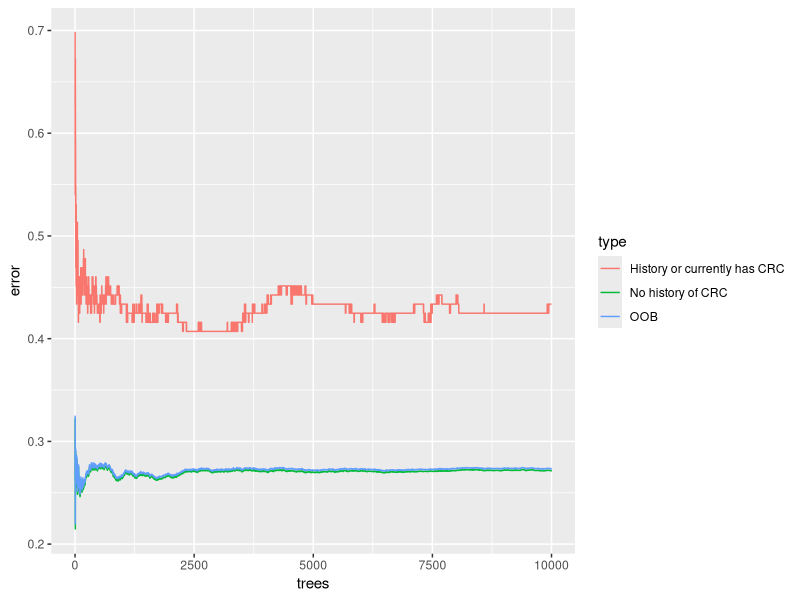
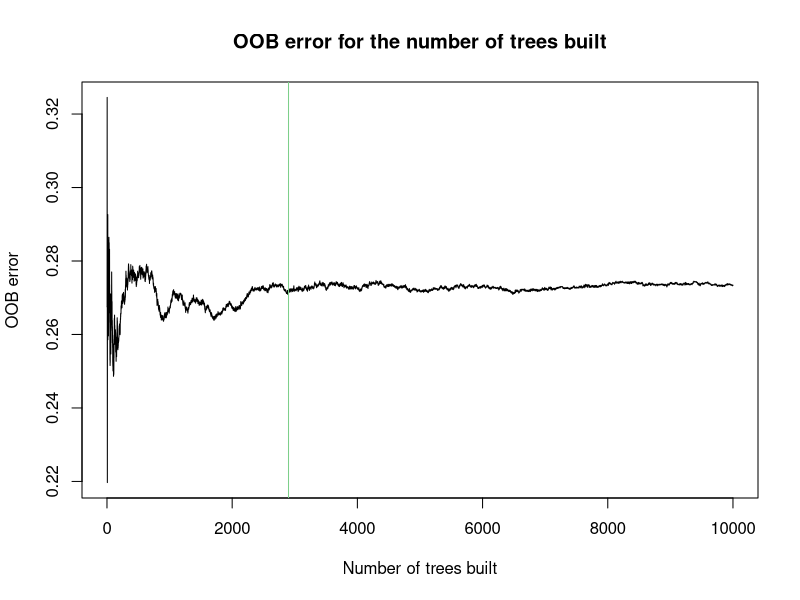
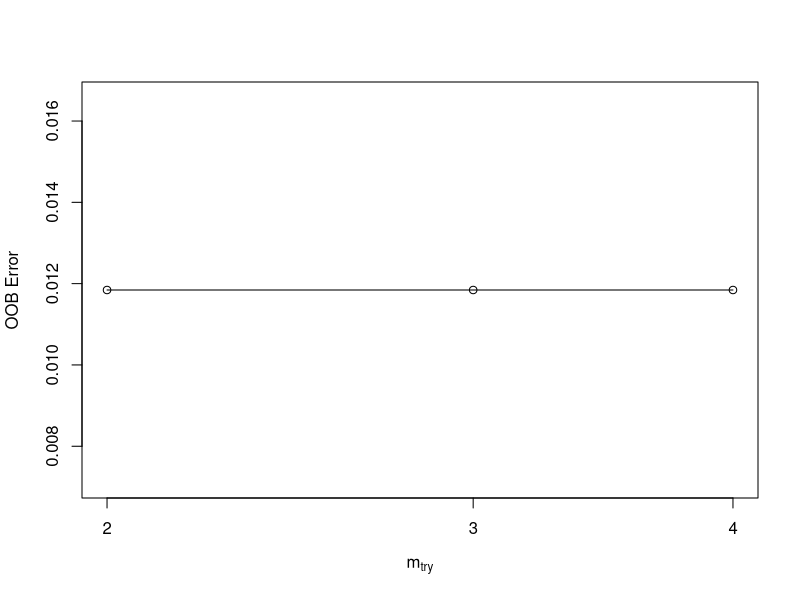
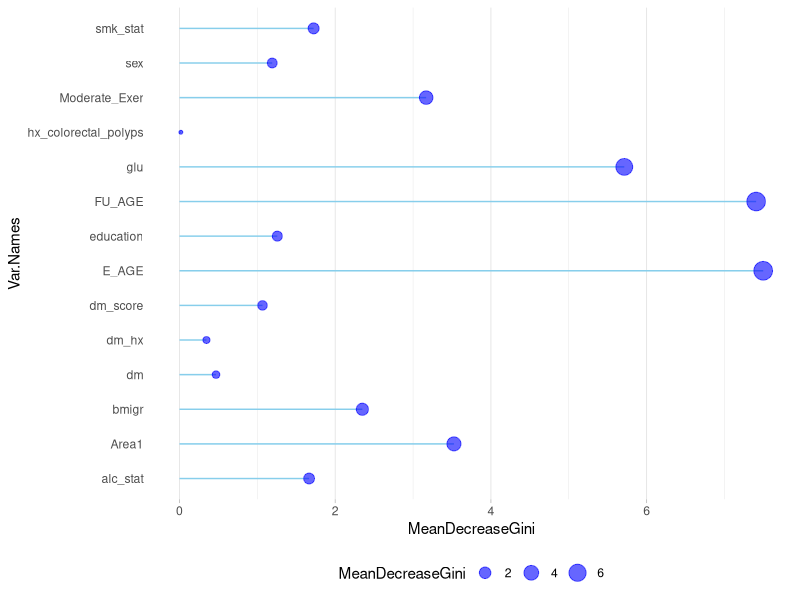

Recreate these plots in R, in order.
library(dplyr)
library(randomForest)
library(caret)
library(ggplot2)
library(tidyr)

### Setting up data ------------------------------------------------------------

data = read.csv("datasets/KMCC DM CRC.csv")

# set factor variables
var_ind = c(2,5,6,8,9,10,11,12,13,14,15,16)
for(i in 1:length(var_ind)){
  data[,var_ind[i]] = as.factor(data[,var_ind[i]])
}

new_data = data
miss_var_ind = c(11,12,14,15,16)
# if certain column values = 6 or 9, then replace the value with an NA
new_data[, miss_var_ind][new_data[,miss_var_ind] == 6 | new_data[,miss_var_ind] == 9] = NA

# remove observations with missing values
me_miss_ind = which(is.na(new_data$Moderate_Exer))
hx_miss_ind = which(is.na(new_data$hx_colorectal_polyps))
ed_miss_ind = which(is.na(new_data$education))
alc_miss_ind = which(is.na(new_data$alc_stat))
smk_miss_ind = which(is.na(new_data$smk_stat))
all_miss_ind = unique(c(me_miss_ind, hx_miss_ind, 
                        ed_miss_ind, alc_miss_ind, smk_miss_ind))
all_missing_data = new_data[all_miss_ind,]

# finalized dataset we are working with for modeling
remain_data = new_data[-all_miss_ind,]

### RANDOM FOREST MODELING with training data ----------------------------------

# 1. set seed
set.seed(692)

# 2. partition data for training and testing
train_index = createDataPartition(remain_data$CRC, p = .8, list = FALSE) %>% 
  as.vector(.)
train_data = (remain_data[train_index,])[,-1]
test_data = (remain_data[-train_index,])[,-1]

rf = randomForest(CRC ~ ., data = train_data, ntree = 10000, 
                  sampsize = c('0' = 40, '1' = 40))
print(rf)
#plot(rf)

# number of trees versus types of error plot
oob_data = data.frame(
  trees = rep(1:nrow(rf$err.rate), 3), 
  type = rep(c("OOB","No history of CRC","History or currently has CRC"), 
             each = nrow(rf$err.rate)),
  error = c(rf$err.rate[,"OOB"], rf$err.rate[,"0"], 
            rf$err.rate[,"1"]))
ggplot(data = oob_data, aes(x = trees, y= error)) + 
  geom_line(aes(color = type))
plot((oob_data %>% filter(type == "OOB"))$trees,
     (oob_data %>% filter(type == "OOB"))$error, type = "l", 
     xlab = "Number of trees built",
     ylab = "OOB error",
     main = "OOB error for the number of trees built")
abline(v = 2900,col = rgb(0.49, 0.81, 0.54))

oob2_data = oob_data %>% pivot_wider(names_from = type, values_from = error)

tuneRF(train_data[,-1], train_data$CRC, ntreeTry=2900,
       stepFactor=1.5,improve=0.01, trace=TRUE, plot=TRUE)

# visualizing variable importance
# Get variable importance from the initial model fit using training data
imp_data = as.data.frame(importance(rf))
imp_data$Var.Names = row.names(imp_data)

# the higher the mean decrease gini = the higher the variable importance
ggplot(imp_data, aes(x=Var.Names, y=MeanDecreaseGini)) +
  geom_segment( aes(x=Var.Names, xend=Var.Names, y=0, yend=MeanDecreaseGini), color="skyblue") +
  geom_point(aes(size = MeanDecreaseGini), color="blue", alpha=0.6) +
  theme_light() +
  coord_flip() +
  theme(
    legend.position="bottom",
    panel.grid.major.y = element_blank(),
    panel.border = element_blank(),
    axis.ticks.y = element_blank()
  )

### USING RANDOM FOREST MODELING ON TESTING DATA -----------------------

rf_pred = predict(rf, test_data)
confusionMatrix(rf_pred, test_data$CRC)
